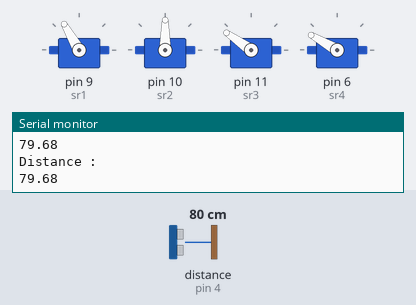
Bench run of a sketch on a simulated Arduino Uno, built with avr-gcc and run on an emulated ATmega328P. On the bench: 4 × servo, the last lines printed to the serial monitor. Wiring (inferred from the names in the program): ultrasonic range finder: trigger pin 3; echo pin 4. The test bench sets the inputs (shaded band); at power-on: distance to the obstacle (sensor on pin 4) 80 cm. The echo pulse lasts 58.3 µs per cm.

Above: at 0.91 s.
1.7 s: distance to the obstacle (sensor on pin 4) set to 16 cm
5.2 s: distance to the obstacle (sensor on pin 4) set to 13 cm
At 6.0 s:
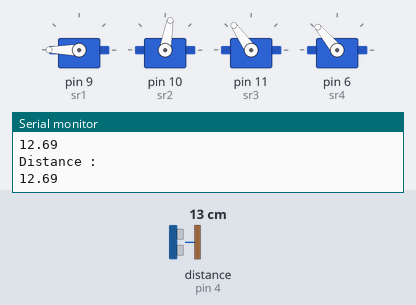
7.1 s: distance to the obstacle (sensor on pin 4) set to 18 cm
At 7.26 s:
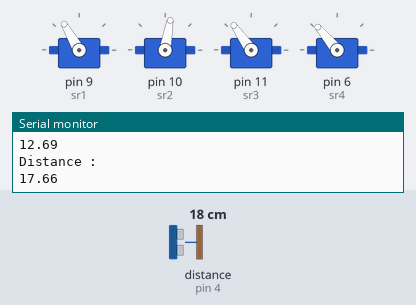
10.6 s: distance to the obstacle (sensor on pin 4) set to 2 cm
At 10.67 s:
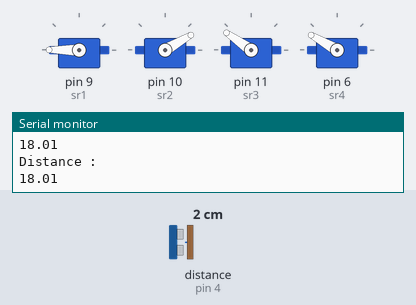
12.6 s: distance to the obstacle (sensor on pin 4) set to 35 cm
At 12.99 s:
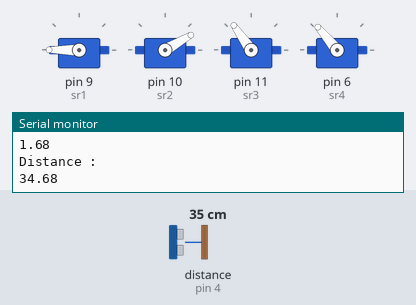
Timing chart, 0 to 17.1 s (numbered marks = the images above; inputs shaded):
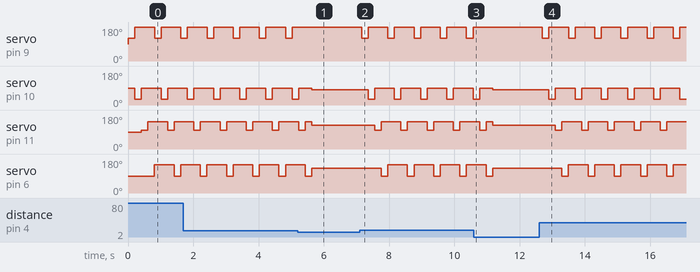

The sketch:

simple_human_following_robot.ino
```cpp
#include <Servo.h>
int pos=0;
Servo sr1;
Servo sr2;
Servo sr3;
Servo sr4;
int trig = 3;
int echo = 4;
int time;
float distance;
float dist;

float ultrasonicop(){
  digitalWrite(trig, LOW);
  digitalWrite(echo, LOW);
  delayMicroseconds(2);
  digitalWrite(trig, HIGH);
  delayMicroseconds(10);
  digitalWrite(trig, LOW);
  time = pulseIn(echo,HIGH,30000);
  distance = 343*0.0001*(time/2); // in centimeters
  return distance;
  delay(3000);
}

void servostop(){
  sr1.write(180);
  sr2.write(80);
  sr3.write(125);
  sr4.write(130);
  delay(100);
}

void servoforward(){
  sr1.write(120);
  delay(200);
  sr1.write(180);
  sr2.write(30);
  delay(200);
  sr2.write(90);
  sr3.write(100);
  delay(200);
  sr3.write(145);
  sr4.write(90);
  delay(200);
  sr4.write(150);

}


void setup(){
    pinMode(trig,OUTPUT);
    pinMode(echo,INPUT);
    sr1.attach(9);
    sr2.attach(10);
    sr3.attach(11);
    sr4.attach(6);
    Serial.begin(9600);
}

void loop(){
    dist = ultrasonicop();
    Serial.println("Distance : ");
    Serial.println(dist);
    if (dist <= 15.0){
      servostop();
    }
    else {
      servoforward();
    }
}
```

Measured:
- the behaviour switches between 15 and 14 cm on distance to the obstacle (sensor on pin 4) (found by bisection; images 0 and 1)
- after the input at 5.2 s, servo on pin 9 (sr1): stops changing and stays 180°
- after the input at 7.1 s, servo on pin 9 (sr1): alternates 180° for 0.60 s and 120° for 0.20 s, starting after 0.06 s; servo on pin 10 (sr2): alternates 90° for 0.60 s and 30° for 0.20 s, starting after 0.26 s
- after the input at 10.6 s, servo on pin 9 (sr1): stops changing and stays 180°
- after the input at 12.6 s, servo on pin 9 (sr1): alternates 180° for 0.60 s and 120° for 0.20 s, starting after 0.10 s; servo on pin 10 (sr2): alternates 90° for 0.60 s and 30° for 0.20 s, starting after 0.30 s
- by itself, servo on pin 9 (sr1): alternates 180° for 0.60 s and 120° for 0.20 s
- by itself, servo on pin 10 (sr2): alternates 90° for 0.60 s and 30° for 0.20 s
- by itself, servo on pin 11 (sr3): alternates 145° for 0.60 s and 100° for 0.20 s
